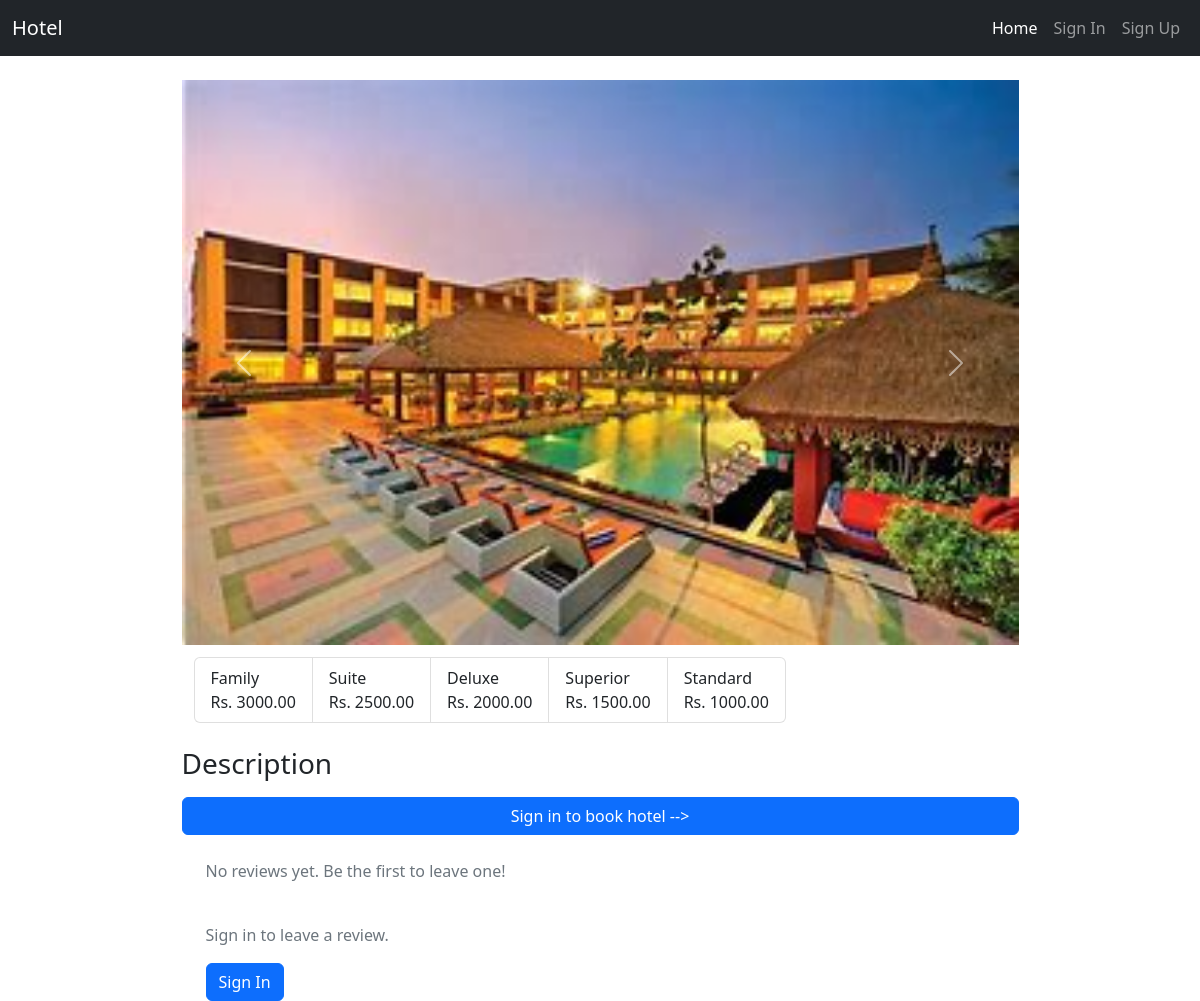
/hotel/14, run on the app's committed database.
### home/models.py (models this page shows, shortened)
class HotelImages(models.Model):
    hotel= models.ForeignKey(Hotel ,related_name="images", on_delete=models.CASCADE)
    images = models.ImageField(upload_to="hotels")

class Room(models.Model):
    class RoomType(models.TextChoices):
        STANDARD = 'Standard'
        SUPERIOR = 'Superior'
        DELUXE = 'Deluxe'
        SUITE = 'Suite'
        FAMILY = 'Family'
    hotel = models.ForeignKey(Hotel, on_delete=models.CASCADE, related_name='rooms')
    amenities = models.ManyToManyField(Amenity, related_name='room', blank=True)  # Many-to-many relation to Amenity
    room_number = models.IntegerField(default=0)
    is_Booked = models.BooleanField(default=False)
    room_type = models.CharField(max_length=100, choices=RoomType.choices)
    price_per_night = models.DecimalField(decimal_places=2, max_digits=10 ,  validators=[MinValueValidator(Decimal('0.01'))])

### home/views.py (the view, shortened to what this page needs)
# urls.py: path('hotel/<id>',get_hotel,name='get_hotel'),
def get_hotel(request, id):
    hotel = get_object_or_404(Hotel, id=id)
    reviews = hotel.review.all()
    context = {'hotel': hotel}
    context['date'] = datetime.today().strftime('%Y-%m-%d')
    return render(request, 'home/hotel.html', context)

### home/templatetags/coustom_tags.py (called while the page is built)
@register.filter
def unique_room_types_with_prices(rooms):
    unique_rooms = {}
    for room in rooms:
        if room.room_type not in unique_rooms:
            unique_rooms[room.room_type] = room.price_per_night
    return list(unique_rooms.items())

### templates/home/hotel.html (shortened to what this page needs)
{% extends 'home/base.html' %}
{% load coustom_tags %}
{% block body %}
<div class=" container mt-4 ">
    <div id="carouselExampleControls" class="carousel slide w-75 m-auto" data-bs-ride="carousel">
        <div class="carousel-inner">
            {% for i in hotel.images.all %}
            <div class="carousel-item active">
                <img src="/media/{{i.images}}" class="d-block w-100" alt="...">
            </div>
            {% endfor %}
        </div>
        <button class="carousel-control-prev" type="button" data-bs-target="#carouselExampleControls"
            data-bs-slide="prev">
            <span class="carousel-control-prev-icon" ></span>
        </button>
        <button class="carousel-control-next type="button" data-bs-target="#carouselExampleControls"
            data-bs-slide="next">
            <span class="carousel-control-next-icon" aria-hidden="true"></span>
        </button>
    </div>
    <div class="container w-75 m-auto">
        <ul class="list-group list-group-horizontal">
            {% for room_type, price in hotel.rooms.all|unique_room_types_with_prices %}
            <li class="list-group-item mt-1 mr-1">
                {{ room_type|title }} <br> Rs. {{ price }}
            </li>
            {% endfor %}
        </ul>
    </div>
    <div class="mt-4 mb-4  w-75 m-auto">
        <div class="mt-4">
            <h3>Description</h3>
            {% if request.user.is_authenticated %}
            <div class="card">
                <div class="card-body">
                    <form method='POST'>
                        {% csrf_token %}
                        <label for="rtype" class="mt-3">
                            Package Type
                        </label>
                        <select name="roomType" class="form-control mt-1" id="roomType">
                            <option value="Deluxe" {% if room_type == 'Deluxe' %}selected{% endif %}>Deluxe</option>
                            <option value="Suite" {% if room_type == 'Suite' %}selected{% endif %}>Suite</option>
                            <option value="Family" {% if room_type == 'Family' %}selected{% endif %}>Family</option>
                            <option value="Executive" {% if room_type == 'Executive' %}selected{% endif %}>Standard</option>
                            <option value="Premium" {% if room_type == 'Premium' %}selected{% endif %}>Superior</option>
                        </select>
                        <label for="startDate" class='mt-2'>
                            Check In
                        </label>
                        <input type="date" name="startDate" class="form-control mt-1" id="startDate" name="startDate" min={{date}}
                        {% if startdate %}
                        value="{{startdate}}"
                        {% endif %}
                        >
                        <label for="endDate" class="mt-2">
                            Check Out
                        </label>
                        <input type="date" name="endDate" class="form-control mt-1" id="endDate" name="endDate" min={{date}}
                        {% if enddate %}
                        value="{{enddate}}"
                        {% endif %}
                        >
                        <div class='d-grid'>
                            <button class="btn mt-3 btn-primary" type='submit'>
                                Book Now
                            </button>
                        </div>
                    </form>
                </div>
            </div>
            {% else %}
            <div class="d-grid ">
                <a class="btn btn-primary" href="{% url 'signin' %}" type="button">Sign in to book hotel --> </a>
              </div>
            {% endif %}
        </div>
    </div>
    <div class=" row container w-75 m-auto mt-4">
        {% if hotel.review.exists %}
        <div class="col-md list-group">
            <h2 class="fw-bold">Reviews</h2>
            {% for review in hotel.review.all %}
            <div class="list-group-item">
                <div class="d-flex justify-content-between">
                    <h5 class="mb-1">{{ review.customer.user.username }}</h5>
                    <small class="text-muted">{{ review.date }}</small>
                </div>
                <p class="mb-1">{{ review.description }}</p>
                <small class="text-warning">
                    {% for i in "12345"|make_list %}
                        {% if i|add:0 <= review.rating %}
                            <i class="bi bi-star-fill"></i>
                        {% else %}
                            <i class="bi bi-star"></i>
                        {% endif %}
                    {% endfor %}
                </small>
            </div>
            {% endfor %}
        </div>
        {% else %}
        <p class="text-muted">No reviews yet. Be the first to leave one!</p>
        {% endif %}
         {% if request.user.is_authenticated %}
         <div class="col-md card mt-5">
             <div class="card-body">
                 <h5 class="card-title">Leave a Review</h5>
                 <form method="POST" action="{% url 'add_review' hotel.id %}">
                     {% csrf_token %}
                     <div class="mb-3">
                         <label for="rating" class="form-label">Rating</label>
                         <select name="rating" id="rating" class="form-control" required>
                             <option value="" disabled selected>Select Rating</option>
                             <option value="1">1 Star</option>
                             <option value="2">2 Stars</option>
                             <option value="3">3 Stars</option>
                             <option value="4">4 Stars</option>
                             <option value="5">5 Stars</option>
                         </select>
                     </div>
                     <div class="mb-3">
                         <label for="description" class="form-label">Review</label>
                         <textarea name="description" id="description" class="form-control" rows="3" placeholder="Write your review..." required></textarea>
                     </div>
                     <div class="d-grid">
                         <button type="submit" class="btn btn-primary">Submit Review</button>
                     </div>
                 </form>
             </div>
         </div>
         {% else %}
         <div class="mt-4">
             <p class="text-muted">Sign in to leave a review.</p>
             <a href="{% url 'signin' %}" class="btn btn-primary">Sign In</a>
         </div>
         {% endif %}
    </div>
</div>
{% endblock body %}

### templates/home/hotel.html (style rules this page uses)
.list-group { list-style-type: disc !important; }

### data on the page
HotelImages: images (picture)
Room: rooms "Family", rooms "3000.00"
Room: rooms "Suite", rooms "2500.00"
Room: rooms "Deluxe", rooms "2000.00"
Room: rooms "Superior", rooms "1500.00"
Room: rooms "Standard", rooms "1000.00"
